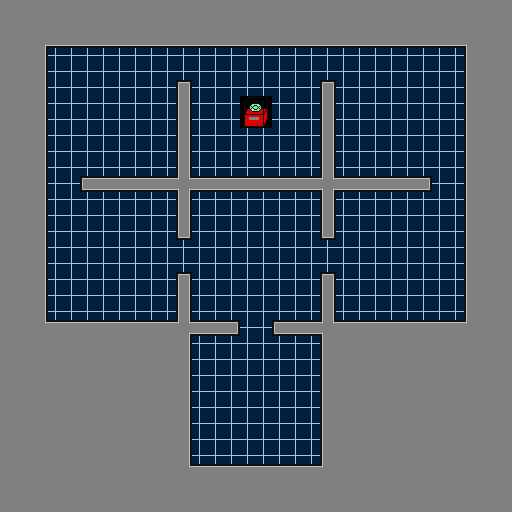

Rendered tile map (Tiled .tmx) drawn with the repository's tilesets; below, a short description and the map source with its tile grids summarised:
An orthogonal 32x32 tile map with 16x16 px tiles, 3 tile layers (base_layer, back_layer, front_layer), 3 hidden layers not drawn, 2 tilesets.

<map version="1.2" tiledversion="1.2.1" orientation="orthogonal" renderorder="right-down" width="32" height="32" tilewidth="16" tileheight="16" infinite="0" nextlayerid="8" nextobjectid="2">
 <tileset firstgid="1" source="stage3_bg_tileset.tsx" />
 <tileset firstgid="257" source="area_tileset.tsx" />
 <layer id="1" name="base_layer" width="32" height="32" locked="1">
  <data>[1024 cells, 1024 non-empty, 1 distinct tile ids]</data>
 </layer>
 <layer id="2" name="back_layer" width="32" height="32" locked="1">
  <data>[1024 cells, 4 non-empty, 4 distinct tile ids]</data>
 </layer>
 <layer id="3" name="front_layer" width="32" height="32">
  <data>[1024 cells, 562 non-empty, 18 distinct tile ids]</data>
 </layer>
 <layer id="5" name="object_layer" width="32" height="32" visible="0" locked="1">
  <data>[1024 cells, 29 non-empty, 26 distinct tile ids]</data>
 </layer>
 <layer id="6" name="area_layer" width="32" height="32" visible="0" locked="1">
  <data>[1024 cells, 462 non-empty, 14 distinct tile ids]</data>
 </layer>
 <layer id="7" name="connect_layer" width="32" height="32" visible="0" locked="1">
  <data>[1024 cells, 21 non-empty, 21 distinct tile ids]</data>
 </layer>
</map>